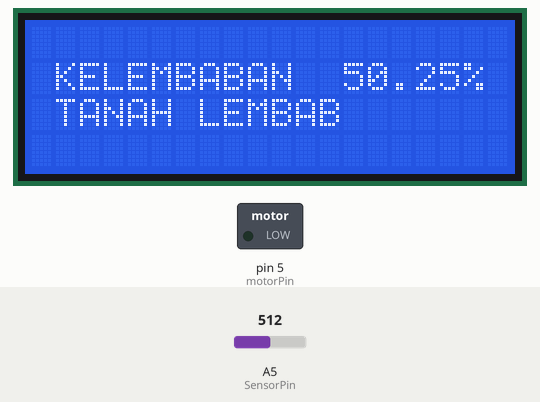
Simulated run of this sketch. Board: Arduino Uno, built with avr-gcc and run on an emulated ATmega328P. On the bench: 20×4 character LCD, switched loads named in the sketch (green lamp = pin HIGH). The test bench sets the inputs (shaded band); at power-on: A5 (SensorPin) = 512.

Above: at 1.2 s.
1.3 s: A5 (SensorPin) set to 312
At 2.3 s:
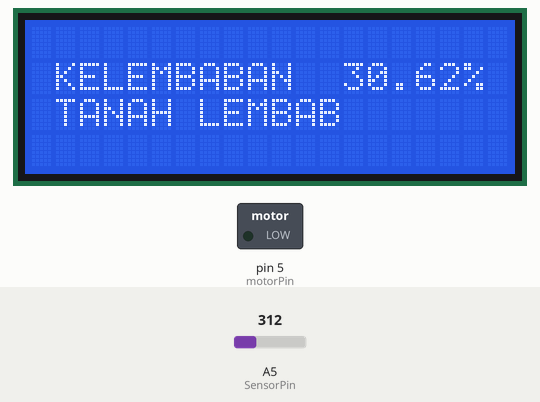
2.8 s: A5 (SensorPin) set to 293
At 3.5 s:
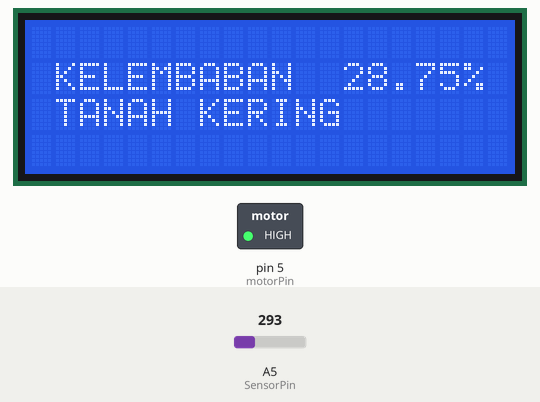
4.3 s: A5 (SensorPin) set to 110
At 4.6 s:
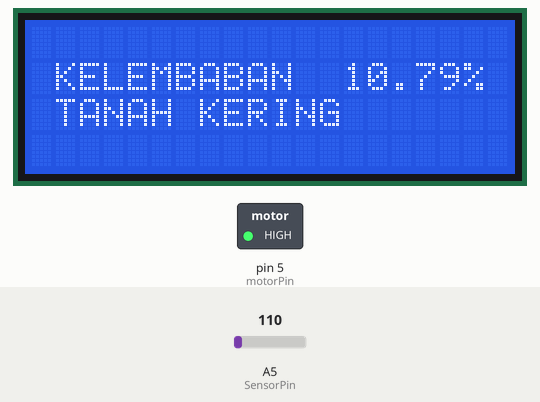
5.8 s: A5 (SensorPin) set to 94
At 6.9 s:
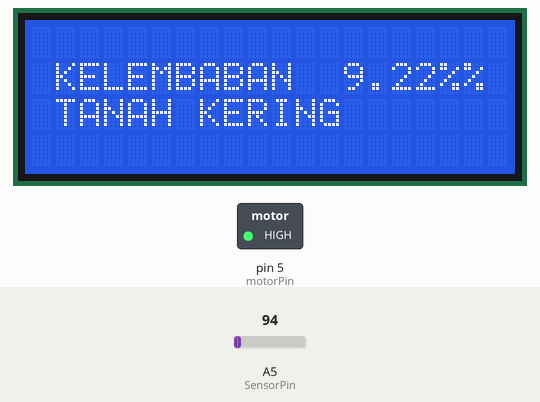
Timing chart, 0 to 8.3 s (numbered marks = the images above; inputs shaded):
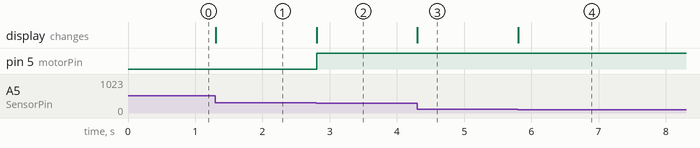

Measured:
- the behaviour switches between 306 and 305 on A5 (SensorPin) (found by bisection; images 1 and 2)
- the behaviour switches between 102 and 101 on A5 (SensorPin) (found by bisection; images 3 and 4)
- after the input at 1.3 s, the display: changes at once (image 1)
- after the input at 2.8 s, pin 5 (motorPin): LOW → HIGH at once; the display: changes at once (image 2)
- after the input at 4.3 s, the display: changes at once (image 3)
- after the input at 5.8 s, the display: changes at once (image 4)

The sketch:

kelembaban_tanah.ino
```cpp
#include <LiquidCrystal.h>

LiquidCrystal lcd(13, 12, 11, 10, 9, 8); // Pin yang digunakan pada arduino
int SensorPin = A5; // Untuk sensor kelembapan tanah
int data;
int motorPin = 5; // Pin untuk motor

void setup() {
lcd.begin(20, 4); // LCD 20 baris ke kanan 4 baris ke bawah
lcd.setCursor(1, 1);
lcd.print("KELEMBABAN");

pinMode(motorPin, OUTPUT);
}

void loop() {
data = analogRead(SensorPin);
float Kelembaban = analogRead(SensorPin) * 0.0981354269; // Sinyal analog sensor 1019 dirubah ke persen (100:1019)

lcd.setCursor(13, 1);
lcd.print(Kelembaban);
lcd.print("%");

if (Kelembaban < 30) { // Mengaktifkan fan dan motor jika kelembaban kurang dari sama dengan 30%
lcd.setCursor(1, 2);
lcd.print("TANAH KERING");
digitalWrite(motorPin, HIGH); // Menghidupkan motor
} else {
lcd.setCursor(1, 2);
lcd.print("TANAH LEMBAB");
digitalWrite(motorPin, LOW); // Mematikan motor
}
}
```
